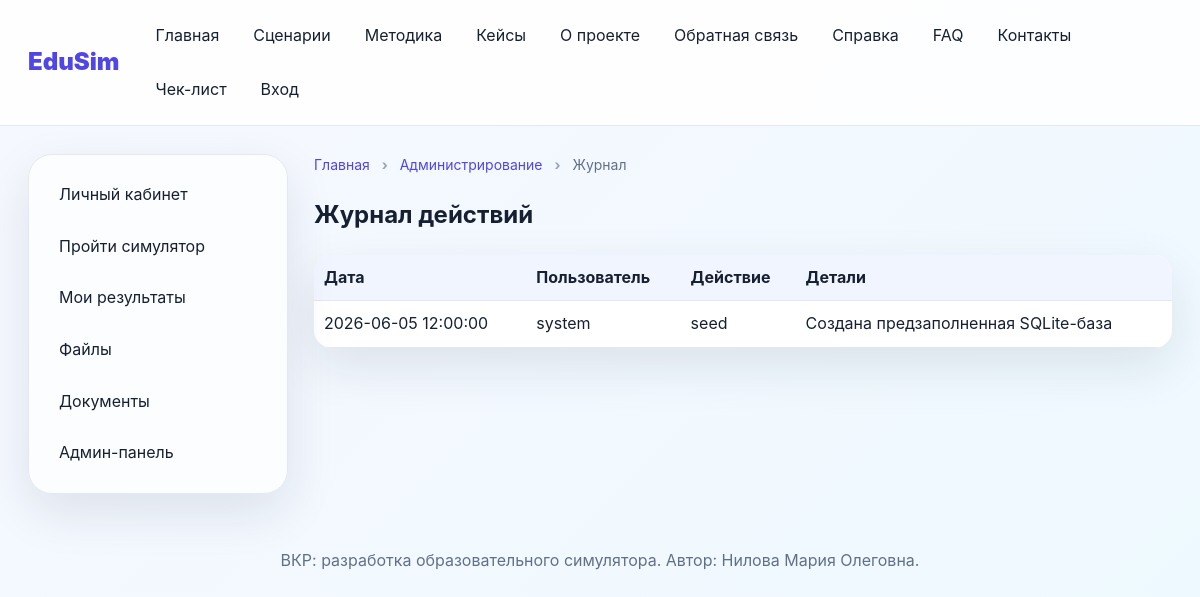
Before: /admin/logs (signed in) with the older database file.
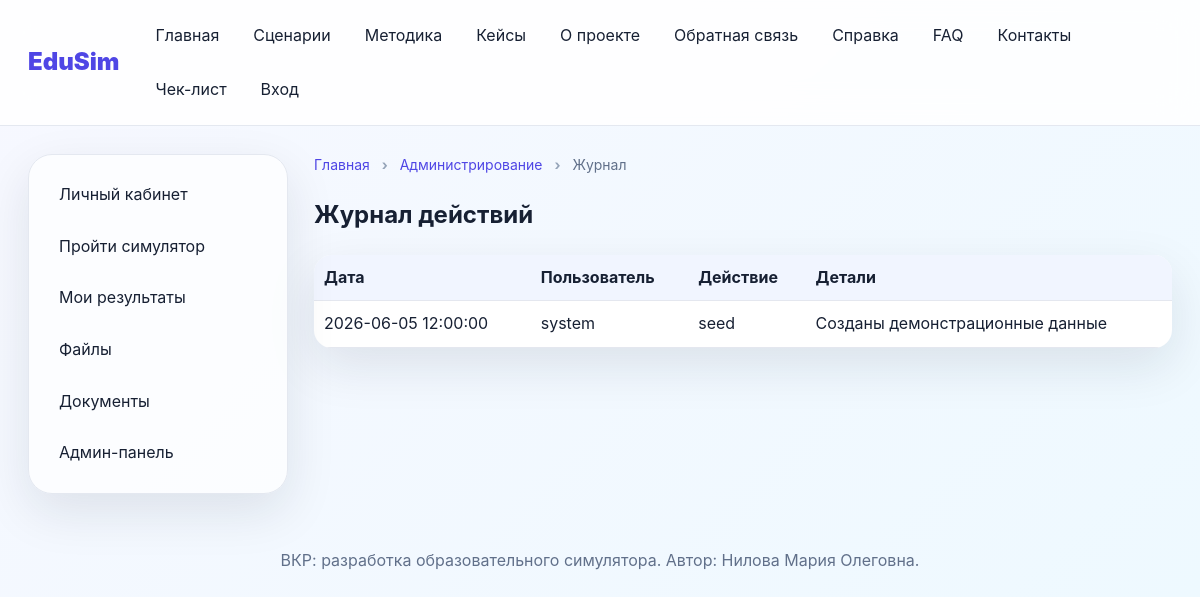
After: the same page with the newer database file.
### tables this page shows
CREATE TABLE activity_logs (id INTEGER PRIMARY KEY AUTOINCREMENT, user_id INTEGER REFERENCES users(id), action TEXT NOT NULL, details TEXT NOT NULL, created_at TEXT NOT NULL);

### edusim/routes_admin.py (the view)
@admin_bp.route('/logs')
@roles_required('admin')
def logs():
    rows = get_db().execute('SELECT l.*, u.username FROM activity_logs l LEFT JOIN users u ON u.id=l.user_id ORDER BY l.id DESC LIMIT 100').fetchall()
    return render_template('admin/logs.html', logs=rows, breadcrumbs=[('Главная', '/'), ('Администрирование', url_for('admin.dashboard')), ('Журнал', None)])

### edusim/database.py (called while the page is built)
def get_db():
    if 'db' not in g:
        path = Path(current_app.config['DATABASE_PATH'])
        path.parent.mkdir(parents=True, exist_ok=True)
        g.db = sqlite3.connect(path)
        g.db.row_factory = sqlite3.Row
    return g.db

### edusim/security.py (called while the page is built)
def current_user():
    user_id = session.get('user_id')
    if not user_id:
        return None
    return get_db().execute('SELECT u.*, r.code AS role_code, r.name AS role_name FROM users u JOIN roles r ON r.id=u.role_id WHERE u.id=?', (user_id,)).fetchone()

def roles_required(*roles):
    def decorator(view):
        @wraps(view)
        def wrapper(*args, **kwargs):
            user = current_user()
            if user is None:
                flash('Для доступа к разделу необходимо войти в систему.', 'warning')
                return redirect(url_for('auth.login'))
            if user['role_code'] not in roles:
                abort(403)
            return view(*args, **kwargs)
        return wrapper
    return decorator

### edusim/templates/admin/logs.html
{% extends "base.html" %}{% block content %}<h1>Журнал действий</h1><table><tr><th>Дата</th><th>Пользователь</th><th>Действие</th><th>Детали</th></tr>{% for l in logs %}<tr><td>{{ l.created_at }}</td><td>{{ l.username or 'system' }}</td><td>{{ l.action }}</td><td>{{ l.details }}</td></tr>{% endfor %}</table>{% endblock %}

Changed rows visible on the page:
changed activity_logs "seed": details "Создана предзаполненная SQLite-база" → "Созданы демонстрационные данные"
